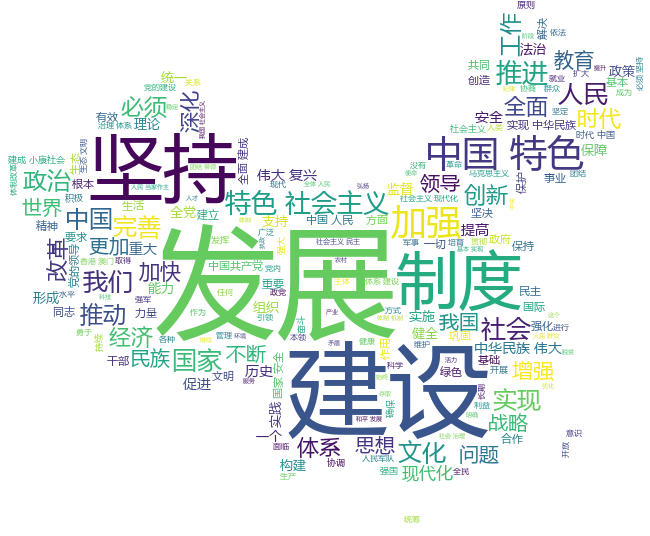

Reproduce this figure in Python.
import jieba
import wordcloud
from scipy.misc import imread
mask = imread("Chinamap.jpg")
f = open("新时代中国特色社会主义.txt","r",encoding = "utf-8")
t = f.read()
f.close()
ls = jieba.lcut(t)
txt = " ".join(ls)
w = wordcloud.WordCloud(font_path = "msyh.ttc",\
    mask = mask, width = 1000, height = 700,background_color = "white")
w.generate(txt)
w.to_file("政府报告词云.png")
